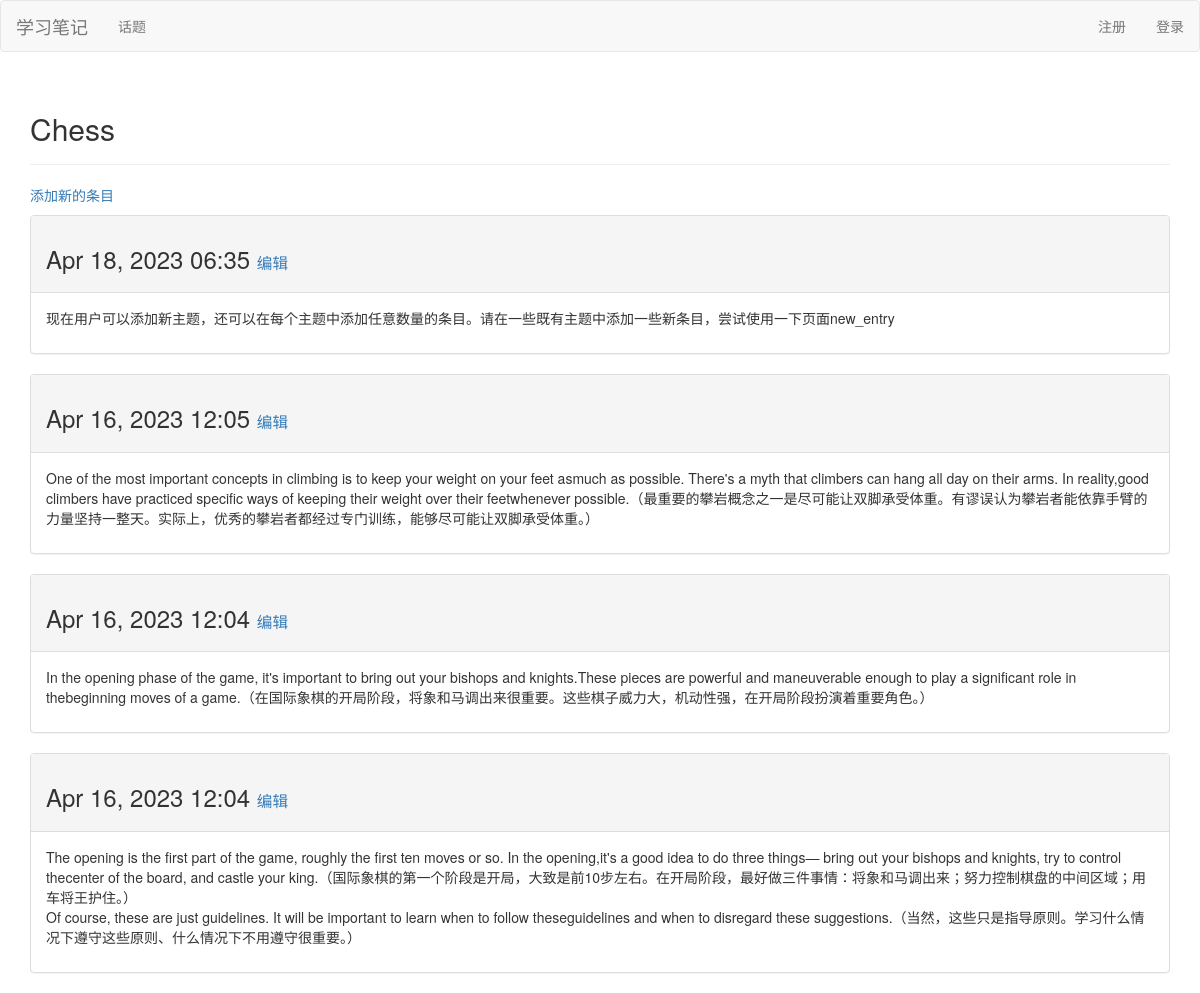
Screenshot of /topic/1/ with the database file from the repository.
### learning_logs/models.py (models this page shows, shortened)
class Topic(models.Model):
    text = models.CharField(max_length=200)
    date_added = models.DateTimeField(auto_now_add=True)
    owner = models.ForeignKey(User, on_delete=models.CASCADE)   #Topic中添加了字段owner，它建立到模型User的外键关系
    def __str__(self):
        return self.text

class Entry(models.Model):
    topic = models.ForeignKey(Topic, on_delete=models.CASCADE)  # ForeignKey 外键，引用数据库中另一条记录
    text = models.TextField()     # TextField 字段不需要限制长度
    date_added = models.DateTimeField(auto_now_add=True)   # DateTimeField 记录日期和时间
    class Meta:   # Meta用于管理模型的额外信息 ，这里使用entries 来表示多个条目
        verbose_name_plural = 'entries'

### learning_logs/views.py (the view)
# urls.py: path('topic/<int:topic_id>/', views.topic, name='topic'),
def topic(request, topic_id):
    topic = Topic.objects.get(id=topic_id)
    entries = topic.entry_set.order_by("-date_added")
    context = {'topic': topic, 'entries': entries}
    return render(request, 'learning_logs/topic.html', context=context)

### templates/learning_logs/topic.html
{% extends 'learning_logs/base.html' %}
{% block header %}
  <h2>{{ topic }}</h2>
{% endblock header %}
{% block content %}
  <p>
    <a href="{% url 'learning_logs:new_entry' topic.id %}">添加新的条目</a>
  </p>
  {% for entry in entries %}
    <div class="panel panel-default">
      <div class="panel-heading">
        <h3>
          {{ entry.date_added|date:'M d, Y H:i' }}
          <small>
            <a href="{% url 'learning_logs:edit_entry' entry.id %}">
              编辑</a>
          </small>
        </h3>
      </div>
      <div class="panel-body">
        {{ entry.text|linebreaks }}
      </div>
    </div>
  {% empty %}
    There are no entries for this topic yet.
  {% endfor %}
{% endblock content %}

### templates/learning_logs/base.html (shortened to what this page needs)
{% load bootstrap3 %}
<!DOCTYPE html>
<html lang="en">
  <head>
    {% bootstrap_css %}
  </head>
<body>
  <nav class="navbar navbar-default navbar-static-top>
    <div class="container">
      <div class="navbar-header">
        <a class="navbar-brand" href="{% url 'learning_logs:index' %}">学习笔记</a>
      </div>
      <div id="navbar" class="navbar-collapse collapse">
        <ul class="nav navbar-nav">
          <li><a href="{% url 'learning_logs:topics' %}">话题</a></li>
        </ul>
        <ul class="nav navbar-nav navbar-right">
          {% if user.is_authenticated %}
            <li><a>Hello,{{ user.username }}.</a></li>
            <li><a href="{% url 'users:logout' %}">注销</a></li>
          {% else %}
            <li><a href="{% url 'users:register' %}">注册</a></li>
            <li><a href="{% url 'users:login' %}">登录</a></li>
          {% endif %}
        </ul>
      </div>
  </nav>
  <div class="container">
    <div class="page-header">
      {% block header %}{% endblock header %}
    </div>
    <div>
      {% block content %}{% endblock content %}
    </div>
  </div>
</body>
</html>

### rows the page displays
Topic: text "Chess"
Entry: date_added "Apr 18, 2023 06:35", text "现在用户可以添加新主题，还可以在每个主题中添加任意数量的条目。请在一些既有主题中添加一些新条目，尝试使用一下页面new_entry"
Entry: date_added "Apr 16, 2023 12:05", text "One of the most important concepts in climbing is to keep your weight on your feet asmuch as possible. There's a myth that climbers can hang all day on their arms. In reality,good climbers have practiced specific ways of keeping their weight over their feetwhenever possible.（最重要的攀岩概念之一是尽可能让双脚承受体重。有谬误认为攀岩者能依靠手臂的力量坚持一整天。实际上，优秀的攀岩者都经过专门训练，能够尽可能让双脚承受体重。）"
Entry: date_added "Apr 16, 2023 12:04", text "In the opening phase of the game, it's important to bring out your bishops and knights.These pieces are powerful and maneuverable enough to play a significant role in thebeginning moves of a game.（在国际象棋的开局阶段，将象和马调出来很重要。这些棋子威力大，机动性强，在开局阶段扮演着重要角色。）"
Entry: date_added "Apr 16, 2023 12:04", text "The opening is the first part of the game, roughly the first ten moves or so. In the opening,it's a good idea to do three things— bring out your bishops and knights, try to control thecenter of the board, and castle your king.（国际象棋的第一个阶段是开局，大致是前10步左右。在开局阶段，最好做三件事情：将象和马调出来；努力控制棋盘的中间区域；用车将王护住。） Of course, these are just guidelines. It will be important to learn when to follow theseguidelines and when to disregard these suggestions.（当然，这些只是指导原则。学习什么情况下遵守这些原则、什么情况下不用遵守很重要。）"
